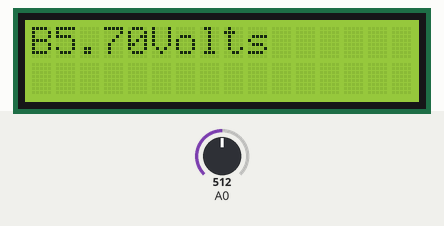
Bench run of a sketch on a simulated Arduino Uno, built with avr-gcc and run on an emulated ATmega328P. On the bench: 16×2 character LCD. The inputs (shaded band) are chosen by the test bench; at power-on: A0 = 512.

Above: at 1.2 s.
1.3 s: A0 set to 716
At 1.6 s:
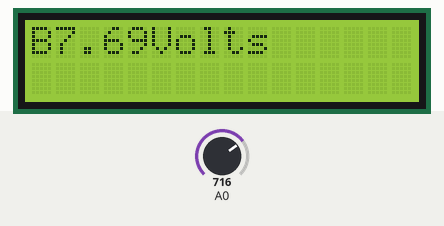
2.8 s: A0 set to 900
At 3.9 s:
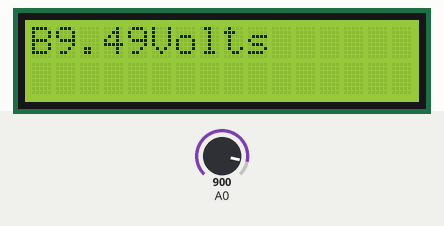
4.3 s: A0 set to 1023
At 5.1 s:
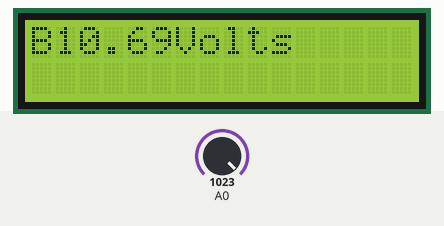
5.8 s: A0 set to 964
At 6.2 s:
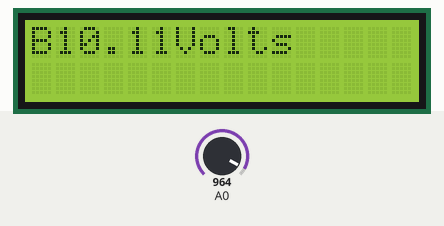
7.3 s: A0 set to 944
At 8.6 s:
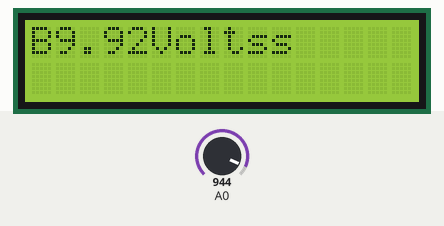
Timing chart, 0 to 9.8 s (numbered marks = the images above; inputs shaded):
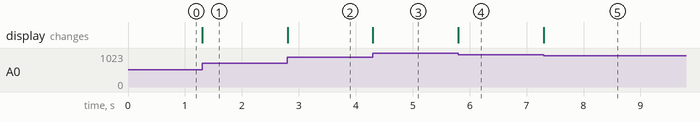

Measured:
- the behaviour switches between 952 and 951 on A0 (found by bisection; images 4 and 5)
- after the input at 1.3 s, the display: changes at once (image 1)
- after the input at 2.8 s, the display: changes at once (image 2)
- after the input at 4.3 s, the display: changes at once (image 3)
- after the input at 5.8 s, the display: changes at once (image 4)
- after the input at 7.3 s, the display: changes at once (image 5)

The sketch:

tester.ino
```cpp
#include <LiquidCrystal.h>
#define DIODE_DROP 0.7
LiquidCrystal lcd(13,12,11,10,9,8);
void setup() {
  // put your setup code here, to run once:
  lcd.begin(16,2);
  lcd.print("Battary ");
}

void loop() {
  // put your main code here, to run repeatedly:
  float voltage = analogRead(A0) / 1024.0 * 10.0;
  if (voltage > 0.1)
    voltage +=DIODE_DROP;
  lcd.setCursor(1,0);
  lcd.print(voltage, 2);
  lcd.print("Volts");
}
```
